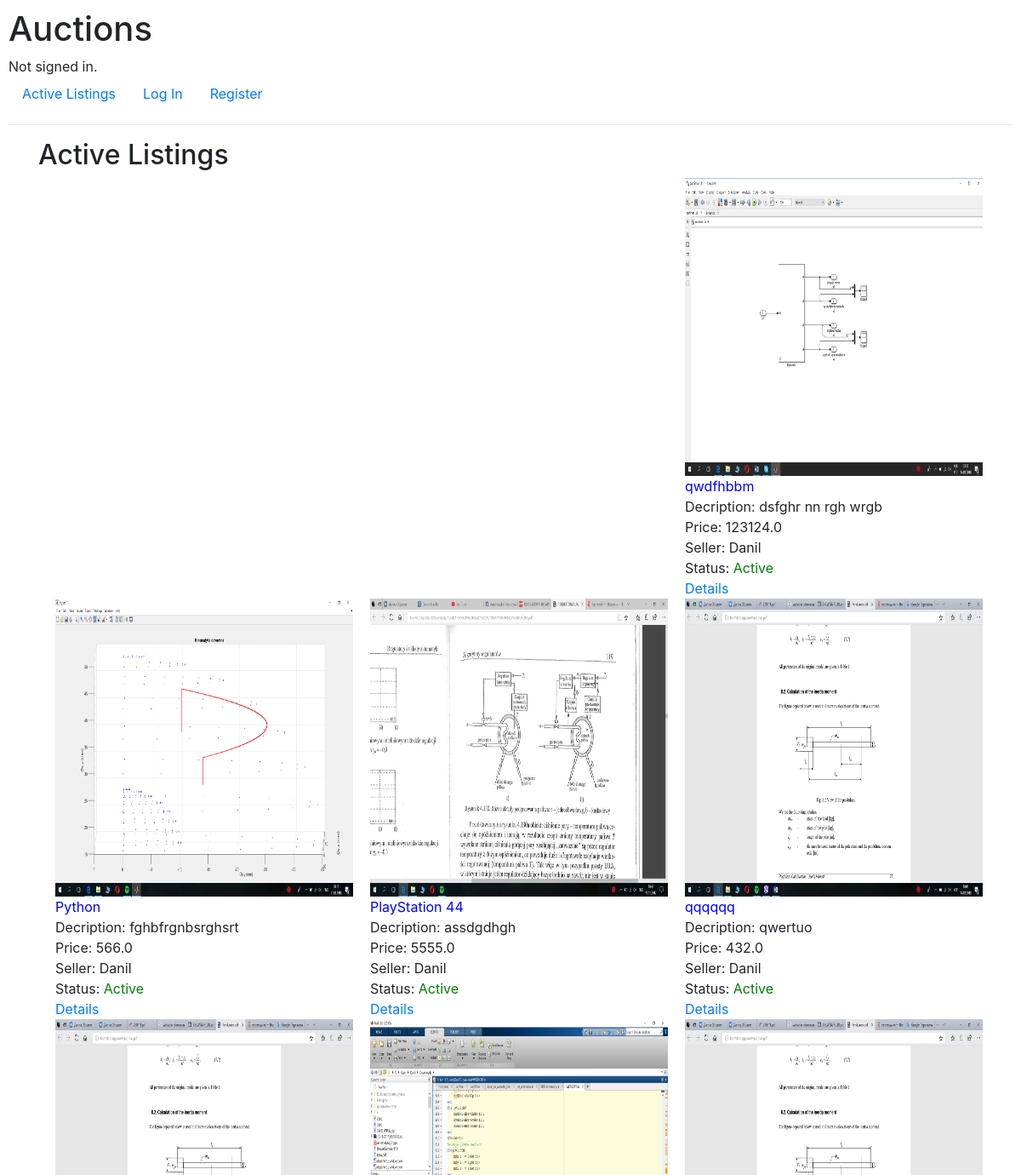
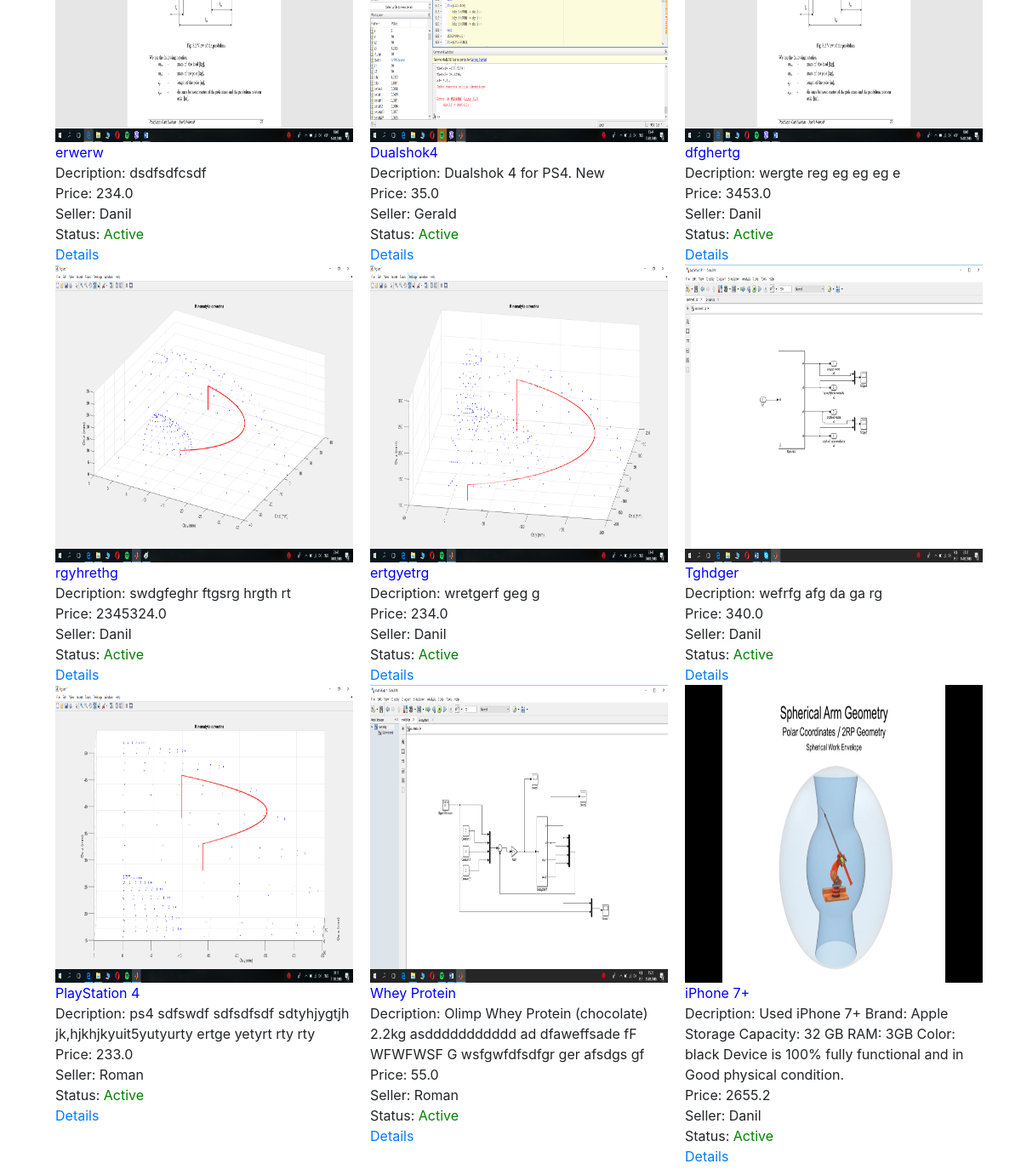
The app's page /, older data (2 pictures, top to bottom).
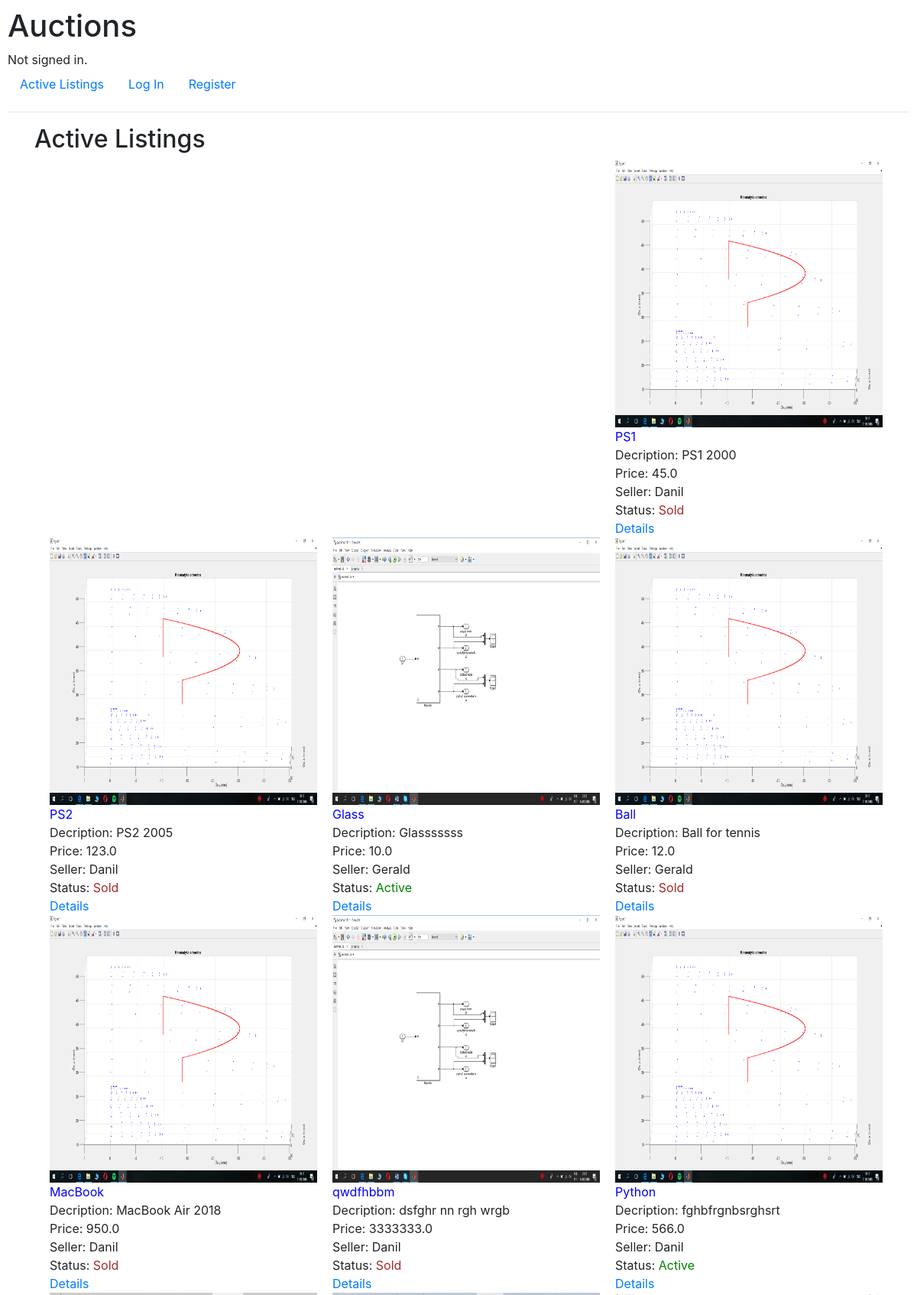
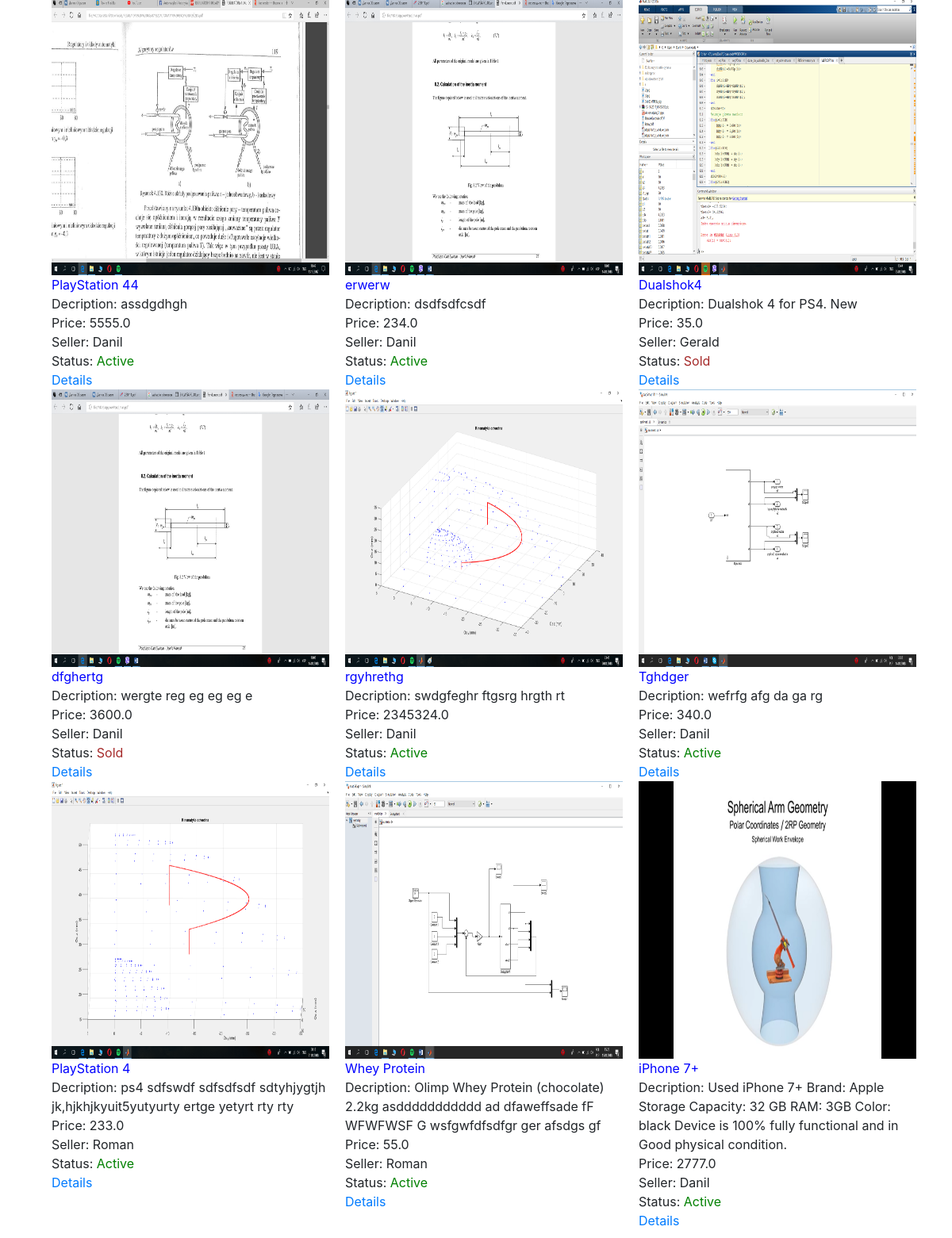
The same page, newer data (2 pictures, top to bottom).
### auctions/models.py (models this page shows, shortened)
class Product(models.Model):
    category = models.ForeignKey(Category, on_delete=models.CASCADE)
    user = models.ForeignKey(User, on_delete=models.CASCADE)
    title = models.CharField(max_length=120)
    description = models.TextField()
    start_bid = models.FloatField()
    last_bid = models.ForeignKey("Bid", on_delete=models.CASCADE, related_name="last_bid_for_product", blank=True, null=True)
    bids = models.ManyToManyField("Bid", related_name="bids_for_product", blank=True, null=True)
    closed = models.BooleanField(default=False)
    comment = models.ManyToManyField("Comment", blank=True)
    image = models.ImageField(upload_to="static/media", blank=True) # указіваем пусть загрузки медиа файлов через админку

class Bid(models.Model):
    user = models.ForeignKey(User, on_delete=models.CASCADE)
    product = models.ForeignKey(Product, on_delete=models.CASCADE)
    date = models.DateTimeField(default=timezone.now)
    bid = models.FloatField(default=0, max_length=7)
    def __str__(self):
        return f"{self.bid}"

class User(AbstractUser):
    pass

### auctions/views.py (the view, shortened to what this page needs)
# urls.py: path("", views.index, name="index"),
def index(request):
    product = Product.objects.all()
    return render(request, "auctions/index.html", {
        "product": product
    })

### auctions/templates/auctions/index.html (shortened to what this page needs)
{% extends "auctions/layout.html" %}
{% block body %}
    <section>
        <div class="container">
            <h2 class="title">Active Listings</h2>
            <div class="catalog-item" style="display: flex; flex-direction: row-reverse;  flex-wrap: wrap-reverse; justify-content: space-between; ">
                {% for prod in product %}
                <div class="catalog-item__wrapper" >
                    <div class="catalog-item__content" >
                        <img src="{{prod.image.url}}" class="catalog-item__img" style="height: 350px; width: 350px;">
                        <div class="catalog-item__subtitle" style="color: blue;">{{prod.title}}</div>
                        <div class="catalog-item__descr" style="width: 350px;">Decription: {{prod.description}}</div>
                        {% if prod.last_bid is None%}
                            <div class="catalog-item__bid">Price: {{prod.start_bid}}</div>
                        {% else %}
                            <div class="catalog-item__bid">Price: {{prod.last_bid}}</div>
                        {% endif %}
                        <div class="catalog-item__user">Seller: {{prod.user}}</div>
                        {% if prod.closed %}
                            <div class="catalog-item__status">Status: <span style="color: brown;">Sold</span></div>
                        {% else %}
                            <div class="catalog-item__status">Status: <span style="color: green;">Active</span></div>
                        {% endif %}
                        <a href="{% url 'listingPage' product=prod.title %}">Details</a>
                    </div>
                </div>
                {% endfor %}
            </div>
        </div>
    </section>
{% endblock %}

### auctions/templates/auctions/layout.html (shortened to what this page needs)
{% load static %}
<!DOCTYPE html>
<html lang="en">
    <head>
        <link rel="stylesheet" href="https://stackpath.bootstrapcdn.com/bootstrap/4.4.1/css/bootstrap.min.css">
        <link href="{% static 'auctions/styles.css' %}" rel="stylesheet">
    </head>
    <body>
        <h1>Auctions</h1>
        <div>
            {% if user.is_authenticated %}
                Signed in as <strong>{{ user.username }}</strong>.
            {% else %}
                Not signed in.
            {% endif %}
        </div>
        <ul class="nav">
            <li class="nav-item">
                <a class="nav-link" href="{% url 'index' %}">Active Listings</a>
            </li>
            {% if user.is_authenticated %}
                <li class="nav-item">
                    <a class="nav-link" href="{% url 'createListing' %}">Create Listing</a>
                </li>
                <li class="nav-item">
                    <a class="nav-link" href="{% url 'myListings' %}">My listings</a>
                </li>
                <li class="nav-item">
                    <a class="nav-link" href="{% url 'watchlist' %}">Watchlist <span style="color: black">{{watchlist.product.count}}</span></a>
                </li>
                <li class="nav-item">
                    <a class="nav-link" href="{% url 'categories' %}">Category</a>
                </li>
                <li class="nav-item">
                    <a class="nav-link" href="{% url 'logout' %}">Log Out</a>
                </li>
            {% else %}
                <li class="nav-item">
                    <a class="nav-link" href="{% url 'login' %}">Log In</a>
                </li>
                <li class="nav-item">
                    <a class="nav-link" href="{% url 'register' %}">Register</a>
                </li>
            {% endif %}
        </ul>
        <hr>
        {% block body %}
        {% endblock %}
    </body>
</html>

### auctions/static/auctions/styles.css (style rules this page uses)
body { padding: 10px; }

Row changes from the older to the newer data that the page shows:
removed Product: image (picture), title "ertgyetrg", description "wretgerf geg g", start_bid "234.0", user "Danil", shows "Status:", closed "Active"
removed Product: image (picture), title "qqqqqq", description "qwertuo", last_bid "432.0", user "Danil", shows "Status:", closed "Active"
changed Product "iPhone 7+": last_bid "2655.2" → "2777.0"
changed Product "dfghertg": last_bid_id empty → 180 (drawn); last_bid (not shown) → "3600.0"; start_bid "3453.0" → (not shown); closed "Active" → "Sold"
changed Product "Dualshok4": closed "Active" → "Sold"
changed Product "qwdfhbbm": last_bid "123124.0" → "3333333.0"; closed "Active" → "Sold"
added Product: image (picture), title "MacBook", description "MacBook Air 2018", last_bid "950.0", user "Danil", shows "Status:", closed "Sold"
added Product: image (picture), title "Ball", description "Ball for tennis", last_bid "12.0", user "Gerald", shows "Status:", closed "Sold"
added Product: image (picture), title "Glass", description "Glasssssss", last_bid "10.0", user "Gerald", shows "Status:", closed "Active"
added Product: image (picture), title "PS2", description "PS2 2005", last_bid "123.0", user "Danil", shows "Status:", closed "Sold"
added Product: image (picture), title "PS1", description "PS1 2000", last_bid "45.0", user "Danil", shows "Status:", closed "Sold"
